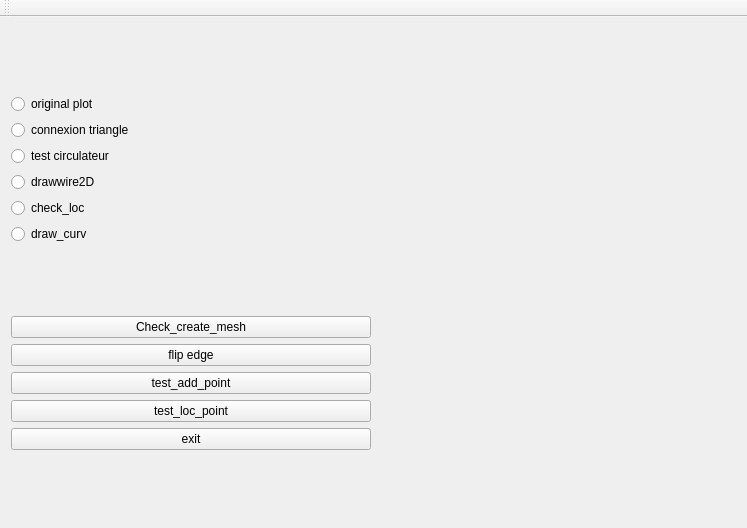
<?xml version="1.0" encoding="UTF-8"?>
<ui version="4.0">
 <class>MainWindow</class>
 <widget class="QMainWindow" name="MainWindow">
  <property name="geometry">
   <rect>
    <x>0</x>
    <y>0</y>
    <width>747</width>
    <height>528</height>
   </rect>
  </property>
  <property name="sizePolicy">
   <sizepolicy hsizetype="Expanding" vsizetype="Preferred">
    <horstretch>0</horstretch>
    <verstretch>0</verstretch>
   </sizepolicy>
  </property>
  <property name="windowTitle">
   <string>Mesh_Computational_Geometry</string>
  </property>
  <widget class="QWidget" name="CentralWidget">
   <property name="sizePolicy">
    <sizepolicy hsizetype="Expanding" vsizetype="Preferred">
     <horstretch>0</horstretch>
     <verstretch>0</verstretch>
    </sizepolicy>
   </property>
   <layout class="QHBoxLayout" name="horizontalLayout">
    <item>
     <layout class="QVBoxLayout" name="Guidebar">
      <item>
       <layout class="QVBoxLayout" name="verticalLayout">
        <item>
         <widget class="QRadioButton" name="original_mode">
          <property name="text">
           <string>original plot</string>
          </property>
         </widget>
        </item>
        <item>
         <widget class="QRadioButton" name="connex_mode">
          <property name="text">
           <string>connexion triangle</string>
          </property>
         </widget>
        </item>
        <item>
         <widget class="QRadioButton" name="cir_mode">
          <property name="text">
           <string>test circulateur</string>
          </property>
         </widget>
        </item>
        <item>
         <widget class="QRadioButton" name="check_create_mesh">
          <property name="text">
           <string>drawwire2D</string>
          </property>
         </widget>
        </item>
        <item>
         <widget class="QRadioButton" name="check_loc">
          <property name="text">
           <string>check_loc</string>
          </property>
         </widget>
        </item>
        <item>
         <widget class="QRadioButton" name="draw_curv">
          <property name="text">
           <string>draw_curv</string>
          </property>
         </widget>
        </item>
       </layout>
      </item>
      <item>
       <layout class="QVBoxLayout" name="verticalLayout_3">
        <item>
         <widget class="QPushButton" name="load_button">
          <property name="text">
           <string>Check_create_mesh</string>
          </property>
         </widget>
        </item>
        <item>
         <widget class="QPushButton" name="flip_edge">
          <property name="text">
           <string>flip edge</string>
          </property>
         </widget>
        </item>
        <item>
         <widget class="QPushButton" name="incre_delaunay">
          <property name="text">
           <string>test_add_point</string>
          </property>
         </widget>
        </item>
        <item>
         <widget class="QPushButton" name="loc_point">
          <property name="text">
           <string>test_loc_point</string>
          </property>
         </widget>
        </item>
        <item>
         <widget class="QPushButton" name="exit">
          <property name="text">
           <string>exit</string>
          </property>
         </widget>
        </item>
       </layout>
      </item>
     </layout>
    </item>
    <item>
     <widget class="GLDisplayWidget" name="widget" native="true">
      <property name="enabled">
       <bool>true</bool>
      </property>
     </widget>
    </item>
   </layout>
  </widget>
  <widget class="QToolBar" name="toolBar">
   <property name="windowTitle">
    <string>toolBar</string>
   </property>
   <attribute name="toolBarArea">
    <enum>TopToolBarArea</enum>
   </attribute>
   <attribute name="toolBarBreak">
    <bool>false</bool>
   </attribute>
  </widget>
 </widget>
 <layoutdefault spacing="6" margin="11"/>
 <customwidgets>
  <customwidget>
   <class>GLDisplayWidget</class>
   <extends>QWidget</extends>
   <header>gldisplaywidget.h</header>
   <container>1</container>
  </customwidget>
 </customwidgets>
 <resources/>
 <connections>
  <connection>
   <sender>exit</sender>
   <signal>clicked()</signal>
   <receiver>MainWindow</receiver>
   <slot>close()</slot>
   <hints>
    <hint type="sourcelabel">
     <x>195</x>
     <y>395</y>
    </hint>
    <hint type="destinationlabel">
     <x>190</x>
     <y>360</y>
    </hint>
   </hints>
  </connection>
 </connections>
</ui>
